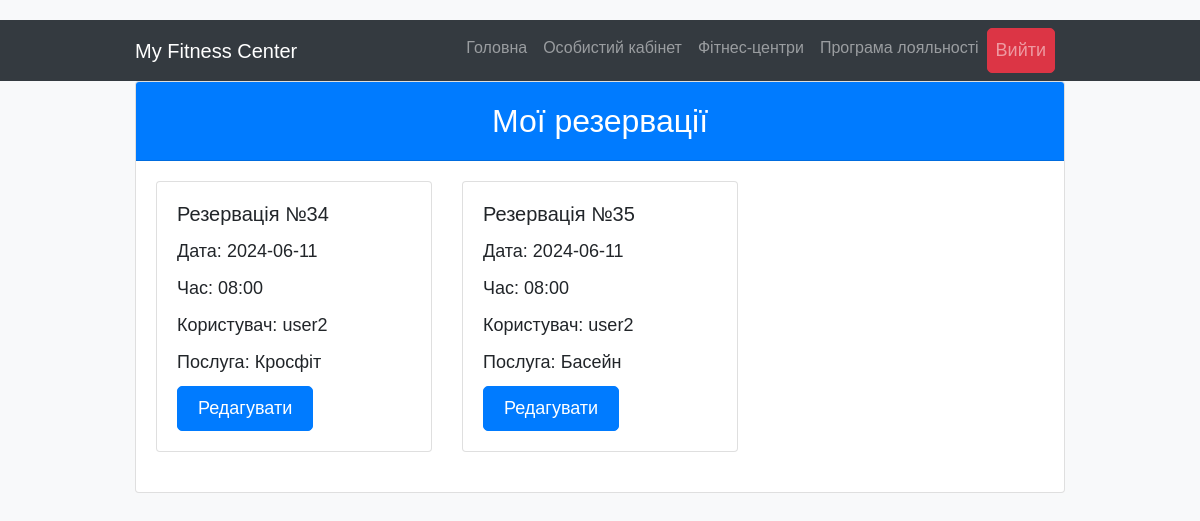
/user/reservations (signed in), run on the app's committed database.
### project_package/models.py (models this page shows, shortened)
class Reservation(Base):
    __tablename__ = "reservation"
    id = Column(Integer, primary_key=True)
    user_id = Column(Integer, ForeignKey('user.id'))
    service_id = Column(Integer, ForeignKey('service.id'))
    trainer_id = Column(Integer, ForeignKey('trainer.id'))
    date = Column(String)
    time = Column(String)
    trainer = relationship('Trainer')
    user = relationship('User')
    service = relationship('Service')

class User(Base):
    __tablename__ = "user"
    id = Column(Integer, primary_key=True, autoincrement=True, unique=True)
    login = Column(String(50), unique=True, nullable=False)
    password = Column(String(50))
    birth_date = Column(String(50), default='1940-01-01', nullable=False)
    phone = Column(String(50))
    funds = Column(Integer, nullable=False, default=0)
    review = relationship('Review', back_populates='user')

class Service(Base):
    __tablename__ = "service"
    id = Column(Integer, primary_key=True)
    name = Column(String(50), unique=True, nullable=False)
    duration = Column(Integer, nullable=False)
    description = Column(String(50))
    price = Column(Integer, nullable=False)
    gym_id = Column(Integer, ForeignKey('gym.id'))
    max_attendees = Column(Integer, nullable=False)
    gym = relationship('Gym', back_populates='services')
    trainer_services = relationship('TrainerServices', back_populates='service')

### app.py (the view, shortened to what this page needs)
@app.route('/user/reservations', methods=['GET', 'POST'])
@login_required
def user_reservations():
    if request.method == 'GET':
        reservations = db_session.query(Reservation).join(User, Reservation.user_id == User.id).join(Trainer,
                                                                                                     Reservation.trainer_id == Trainer.id).join(
            Service, Reservation.service_id == Service.id).filter(User.id == session['user']['id']).all()
        return render_template('reservations.html', reservations=reservations)

### app.py (called while the page is built)
def login_required(f):
    @wraps(f)
    def wrapper(*args, **kwargs):
        if 'user' in session:
            return f(*args, **kwargs)
        else:
            return redirect('/login')
    return wrapper

### templates/reservations.html (shortened to what this page needs)
<!DOCTYPE html>
<html lang="uk">
<head>
    <link href="https://stackpath.bootstrapcdn.com/bootstrap/4.5.2/css/bootstrap.min.css" rel="stylesheet">
</head>
<body>
<nav class="navbar navbar-expand-lg navbar-dark bg-dark">
    <div class="container">
        <a class="navbar-brand" href="/">My Fitness Center</a>
<div class="collapse navbar-collapse" id="navbarNav">
<ul class="navbar-nav ml-auto">
<li class="nav-item">
<a class="nav-link" href="/">Головна</a>
</li>
<li class="nav-item">
<a class="nav-link" href="/user">Особистий кабінет</a>
</li>
<li class="nav-item">
<a class="nav-link" href="/fitness_center">Фітнес-центри</a>
</li>
<li class="nav-item">
<a class="nav-link" href="/">Програма лояльності</a>
</li>
<li class="nav-item">
<a class="nav-link btn btn-primary btn-logout" href="/logout">Вийти</a>
</li>
</ul>
</div>
</div>
</nav>
<div class="container">
    <div class="row">
        <div class="col-md-12">
            <div class="card">
                <div class="card-header">
                    <h2 class="card-title mb-0">Мої резервації</h2>
                </div>
                <div class="card-body">
                    {% if reservations %}
                        <div class="row">
                            {% for reservation in reservations %}
                                <div class="col-md-4">
                                    <div class="card">
                                        <div class="card-body">
                                            <h5 class="card-title highlight">Резервація №{{ reservation.id }}</h5>
                                            <p class="card-text">Дата: {{ reservation.date }}</p>
                                            <p class="card-text">Час: {{ reservation.time }}</p>
                                            <p class="card-text">Користувач: {{ reservation.user.login }}</p>
                                            <p class="card-text">Послуга: {{ reservation.service.name }}</p>
                                            <a href="/user/reservations/{{ reservation.id }}" class="btn btn-primary btn-sm">Редагувати</a>
                                        </div>
                                    </div>
                                </div>
                            {% endfor %}
                        </div>
                    {% else %}
                        <p class="card-text">Ви ще не здійснили жодної резервації</p>
                    {% endif %}
                </div>
            </div>
        </div>
    </div>
</div>
</body>
</html>

### templates/reservations.html (style rules this page uses)
body { background-color: #f8f9fa; font-family: Arial, sans-serif; padding-top: 20px; }
.container { max-width: 960px; }
.card { margin-bottom: 20px; }
.card-header { background-color: #007bff; color: #fff; text-align: center; border-radius: 10px 10px 0 0; padding: 20px 0; font-size: 24px; }
.card-body { padding: 20px; }
.card-text { font-size: 18px; margin-bottom: 10px; }
.btn-primary { background-color: #007bff; border-color: #007bff; border-radius: 5px; padding: 8px 20px; font-size: 18px; margin-right: 10px; }
.btn-logout { background-color: #dc3545; border-color: #dc3545; }

### data on the page
Reservation: id "34", date "2024-06-11", time "08:00", user.login "user2", service.name "Кросфіт"
Reservation: id "35", date "2024-06-11", time "08:00", user.login "user2", service.name "Басейн"
